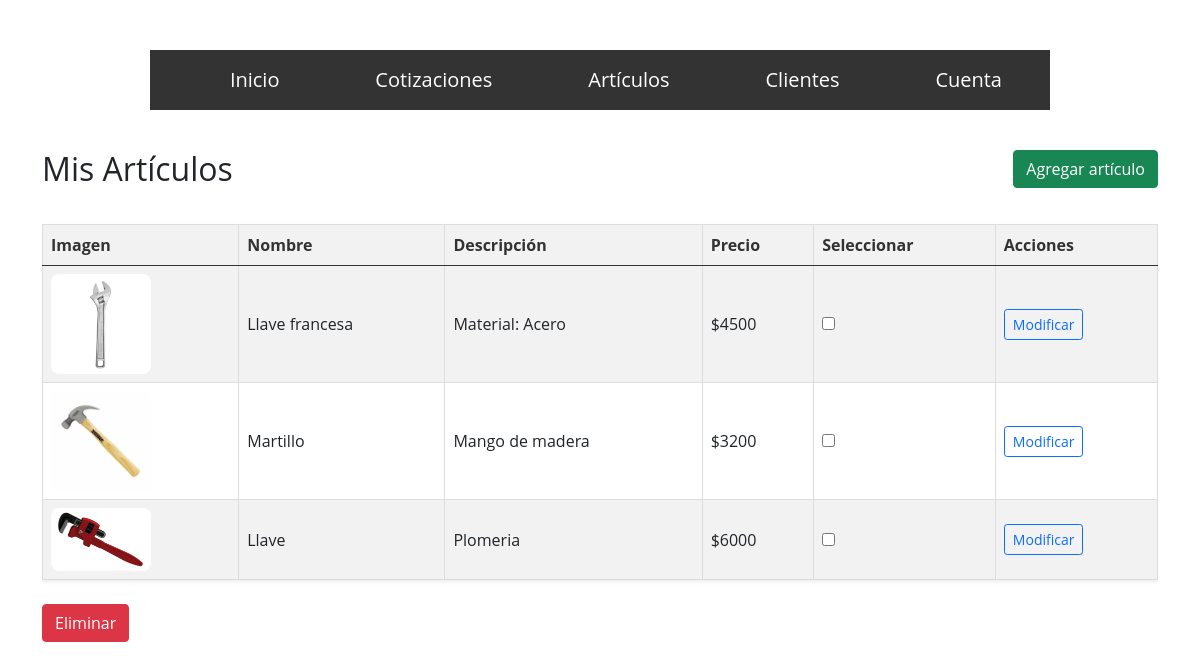
/articulos/ (signed in), run on the app's committed database.
### articulos/models.py (models this page shows, shortened)
class Articulo(models.Model):
    usuario_log=models.ForeignKey(User, on_delete=models.CASCADE)
    imagen=models.ImageField(upload_to='articulos', default='proyectoWeb/media/articulos/sin imagen.jpg')
    nombre=models.CharField(max_length=30)
    descripcion=models.CharField(max_length=80)
    precio=models.IntegerField()
    created=models.DateTimeField(auto_now_add=True)
    updated=models.DateField(auto_now=True)
    class Meta:
        verbose_name="Articulo"
        verbose_name_plural="Articulos"

### articulos/views.py (the view)
# urls.py: path('', views.mis_articulos, name="mis_articulos"),
@login_required
def mis_articulos(request):
    articulos=Articulo.objects.filter(usuario_log=request.user)
    return render(request, "mis_articulos.html", {"articulos": articulos})

### articulos/templates/mis_articulos.html (shortened to what this page needs)
{% extends "estructura_base.html" %}
{% load static %}
{% block content %}
<div class="container py-4">
  <div class="d-flex justify-content-between align-items-center mb-3">
    <h2 class="mb-0">Mis Artículos</h2>
    <a class="btn btn-success" href="{% url 'nuevo_articulo' %}">Agregar artículo</a>
  </div>
  <form action="{% url 'eliminar_articulo' %}" method="post">
    <div class="table-responsive">
      <table class="table table-striped align-middle shadow-sm">
        <thead class="table-primary">
          <tr>
            <th>Imagen</th>
            <th>Nombre</th>
            <th>Descripción</th>
            <th>Precio</th>
            <th>Seleccionar</th>
            <th>Acciones</th>
          </tr>
        </thead>
        <tbody>
          {% for articulo in articulos %}
          <tr>
            <td>
              {% if articulo.imagen %}
                <img src="{{ articulo.imagen.url }}" style="width: 100px; object-fit: cover; border-radius: 8px;">
              {% else %}
                <span class="text-muted">Sin imagen</span>
              {% endif %}
            </td>
            <td>{{ articulo.nombre }}</td>
            <td>{{ articulo.descripcion }}</td>
            <td>${{ articulo.precio }}</td>
            <td>
              <input type="checkbox" name="articulos_seleccionados[]" value="{{ articulo.id }}">
            </td>
            <td>
              <a href="{% url 'actualizar_articulo' articulo.id %}" class="btn btn-sm btn-outline-primary">Modificar</a>
            </td>
          </tr>
          {% empty %}
          <tr>
            <td colspan="6" class="text-center">No hay artículos disponibles.</td>
          </tr>
          {% endfor %}
        </tbody>
      </table>
    </div>
    {% if articulos %}
      <button type="submit" class="btn btn-danger mt-2" name="accion" value="eliminar">Eliminar</button>
    {% endif %}
  </form>
</div>
{% endblock %}

### facturacionApp/static/home.css (style rules this page uses)
* { margin: 0; padding: 0; box-sizing: border-box; font-family: 'Open Sans', sans-serif; }
body { background-size: cover; padding-top: 50px; }
.table { width: 100%; border-collapse: collapse; margin-top: 20px; }
.table th, .table td { border: 1px solid #ddd; padding: 8px; text-align: left; }
.table th { background-color: #f2f2f2; color: #333; }

### data on the page
Articulo: imagen (picture), nombre "Llave francesa", descripcion "Material: Acero", precio "4500"
Articulo: imagen (picture), nombre "Martillo", descripcion "Mango de madera", precio "3200"
Articulo: imagen (picture), nombre "Llave", descripcion "Plomeria", precio "6000"
